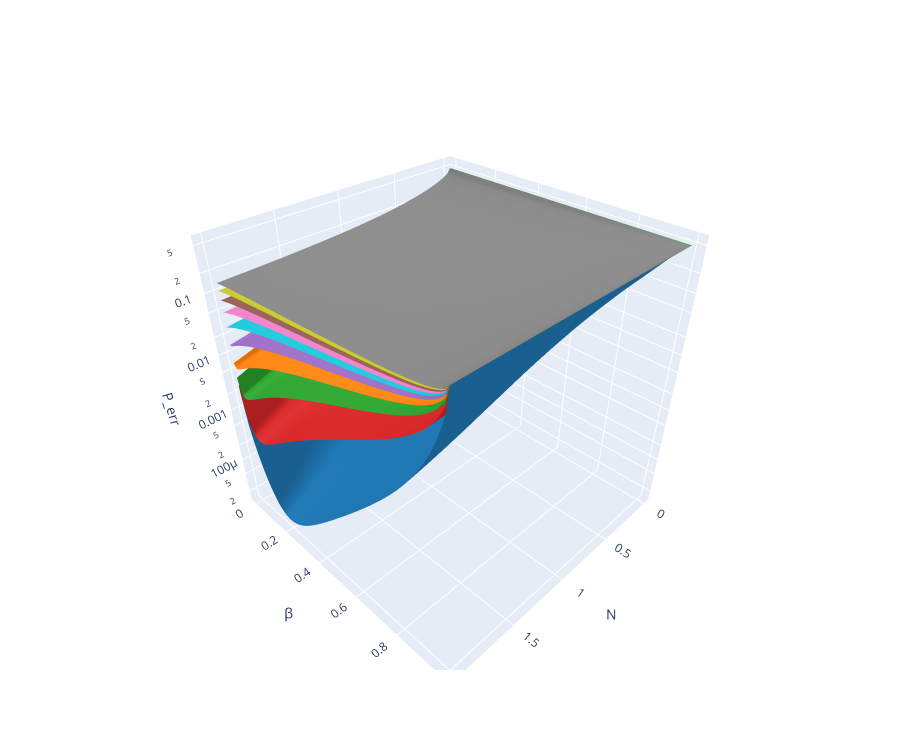

The notebook cell saved with this chart:
### Markdown cell above
## Fit

### Code cell
reload_protocols()
sigmas = [0.1, 0.2, 0.3, 0.4, 0.5, 0.6, 0.7, 0.8, 0.9, 1.0]
pd.fit_homodyne_perr(sigmas)

### Figure 1 — Plotly figure (JSON) as saved in the notebook; plotly's stock layout.template omitted (floating-point values rounded to 4 significant figures; data arrays with more than 128 entries replaced by an {"elided": "..."} marker saying what was removed)
{"data": [{"colorscale": [[0, "#1f77b4"], [1, "#1f77b4"]], "name": "Fit", "opacity": 1, "showscale": false, "surfacecolor": {"elided": "80x80 float values"}, "type": "surface", "x": {"elided": "80x80 float values"}, "y": {"elided": "80x80 float values"}, "z": {"elided": "80x80 float values"}}, {"colorscale": [[0, "#d62728"], [1, "#d62728"]], "name": "Fit", "opacity": 1, "showscale": false, "surfacecolor": {"elided": "80x80 float values"}, "type": "surface", "x": {"elided": "80x80 float values"}, "y": {"elided": "80x80 float values"}, "z": {"elided": "80x80 float values"}}, {"colorscale": [[0, "#2ca02c"], [1, "#2ca02c"]], "name": "Fit", "opacity": 1, "showscale": false, "surfacecolor": {"elided": "80x80 float values"}, "type": "surface", "x": {"elided": "80x80 float values"}, "y": {"elided": "80x80 float values"}, "z": {"elided": "80x80 float values"}}, {"colorscale": [[0, "#ff7f0e"], [1, "#ff7f0e"]], "name": "Fit", "opacity": 1, "showscale": false, "surfacecolor": {"elided": "80x80 float values"}, "type": "surface", "x": {"elided": "80x80 float values"}, "y": {"elided": "80x80 float values"}, "z": {"elided": "80x80 float values"}}, {"colorscale": [[0, "#9467bd"], [1, "#9467bd"]], "name": "Fit", "opacity": 1, "showscale": false, "surfacecolor": {"elided": "80x80 float values"}, "type": "surface", "x": {"elided": "80x80 float values"}, "y": {"elided": "80x80 float values"}, "z": {"elided": "80x80 float values"}}, {"colorscale": [[0, "#17becf"], [1, "#17becf"]], "name": "Fit", "opacity": 1, "showscale": false, "surfacecolor": {"elided": "80x80 float values"}, "type": "surface", "x": {"elided": "80x80 float values"}, "y": {"elided": "80x80 float values"}, "z": {"elided": "80x80 float values"}}, {"colorscale": [[0, "#e377c2"], [1, "#e377c2"]], "name": "Fit", "opacity": 1, "showscale": false, "surfacecolor": {"elided": "80x80 float values"}, "type": "surface", "x": {"elided": "80x80 float values"}, "y": {"elided": "80x80 float values"}, "z": {"elided": "80x80 float values"}}, {"colorscale": [[0, "#8c564b"], [1, "#8c564b"]], "name": "Fit", "opacity": 1, "showscale": false, "surfacecolor": {"elided": "80x80 float values"}, "type": "surface", "x": {"elided": "80x80 float values"}, "y": {"elided": "80x80 float values"}, "z": {"elided": "80x80 float values"}}, {"colorscale": [[0, "#bcbd22"], [1, "#bcbd22"]], "name": "Fit", "opacity": 1, "showscale": false, "surfacecolor": {"elided": "80x80 float values"}, "type": "surface", "x": {"elided": "80x80 float values"}, "y": {"elided": "80x80 float values"}, "z": {"elided": "80x80 float values"}}, {"colorscale": [[0, "#7f7f7f"], [1, "#7f7f7f"]], "name": "Fit", "opacity": 1, "showscale": false, "surfacecolor": {"elided": "80x80 float values"}, "type": "surface", "x": {"elided": "80x80 float values"}, "y": {"elided": "80x80 float values"}, "z": {"elided": "80x80 float values"}}], "layout": {"height": 750, "scene": {"aspectmode": "cube", "xaxis": {"title": {"text": "N"}}, "yaxis": {"title": {"text": "β"}}, "zaxis": {"title": {"text": "P_err"}, "type": "log"}}, "width": 900}}
